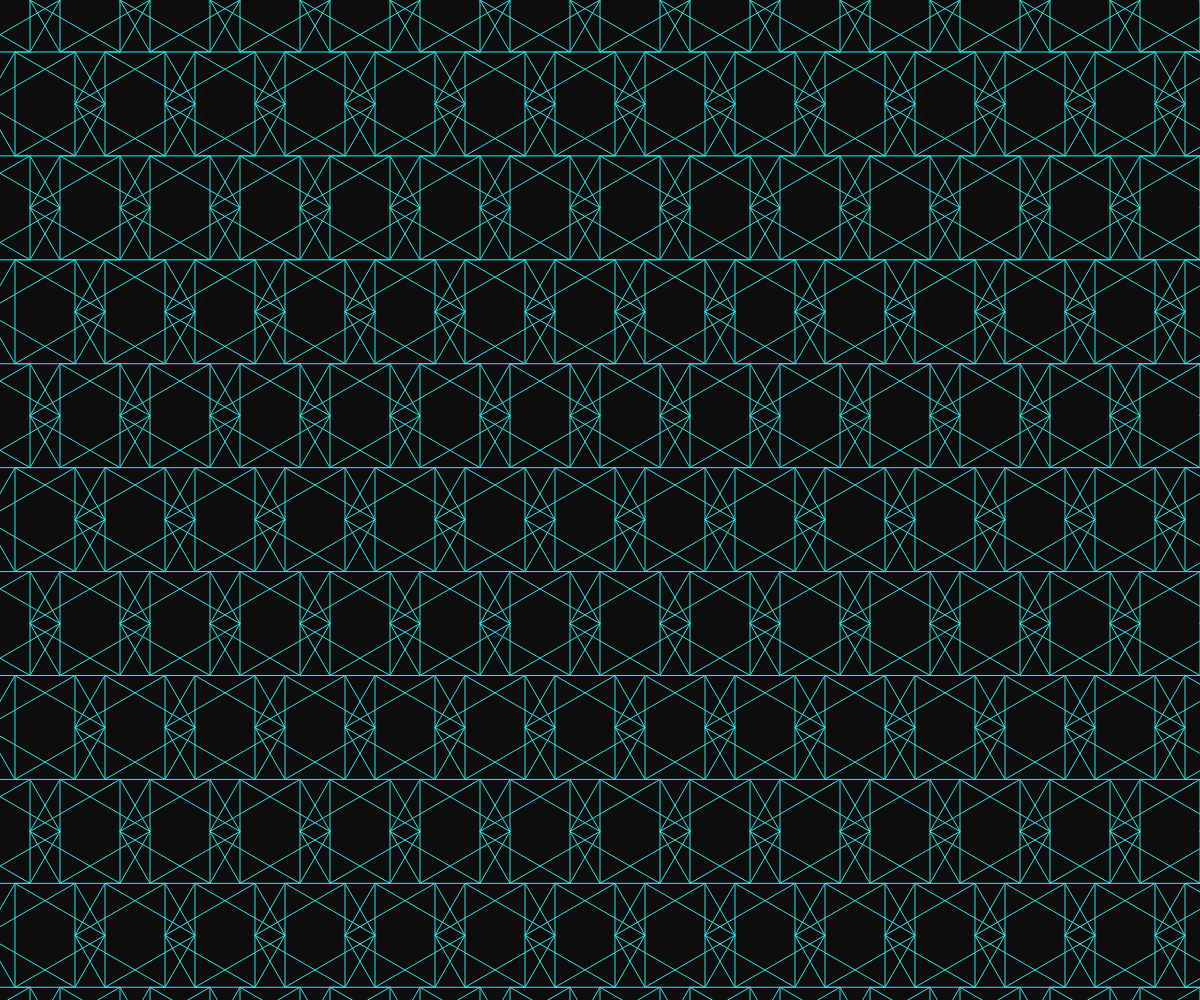
Frame 1 (no input)
Frame 60 (no input): identical to frame 1, image omitted
Frame 120 (the mouse pressed at the canvas centre since frame 60): identical to frame 1, image omitted

The p5.js sketch that drew this single still picture (run headless with seeded random() and noise() and a simulated clock; from frame 60 on, the mouse is pressed at the canvas centre):

// p5.js sketch
// ── sketch.js
let hexGrid = [];
const HEX_RADIUS = 60;
const LINE_COLOR = [180, 80, 90]; // Cyan to indigo
const GRID_SIZE = 20;

function setup() {
  createCanvas(windowWidth, windowHeight);
  colorMode(HSB, 360, 100, 100, 1);
  
  // Create hexagonal grid points
  const cols = Math.ceil(width / (HEX_RADIUS * 1.5)) + 2;
  const rows = Math.ceil(height / (HEX_RADIUS * sqrt(3))) + 2;
  
  for (let row = 0; row < rows; row++) {
    for (let col = 0; col < cols; col++) {
      const x = col * HEX_RADIUS * 1.5;
      const y = row * HEX_RADIUS * sqrt(3);
      
      // Offset every other row
      if (row % 2 === 1) {
        hexGrid.push({x: x + HEX_RADIUS * 0.75, y});
      } else {
        hexGrid.push({x, y});
      }
    }
  }
}

function draw() {
  background(0, 0, 5, 1);
  
  // Draw connections between hexagon centers
  stroke(LINE_COLOR[0], LINE_COLOR[1], LINE_COLOR[2]);
  strokeWeight(1);
  noFill();
  
  // Draw hexagonal motifs with fixed geometry
  for (let i = 0; i < hexGrid.length; i++) {
    const center = hexGrid[i];
    
    // Draw a hexagon motif at each grid point
    push();
    translate(center.x, center.y);
    
    // Draw the six sides of the hexagon
    beginShape();
    for (let j = 0; j < 6; j++) {
      const angle = TWO_PI * j / 6;
      const x = HEX_RADIUS * cos(angle);
      const y = HEX_RADIUS * sin(angle);
      vertex(x, y);
    }
    endShape(CLOSE);
    
    // Draw internal hexagon lines
    for (let k = 0; k < 6; k++) {
      const angle1 = TWO_PI * k / 6;
      const angle2 = TWO_PI * (k + 2) / 6;
      
      const x1 = HEX_RADIUS * cos(angle1);
      const y1 = HEX_RADIUS * sin(angle1);
      const x2 = HEX_RADIUS * cos(angle2);
      const y2 = HEX_RADIUS * sin(angle2);
      
      line(x1, y1, x2, y2);
    }
    
    pop();
  }
  
  // Draw connecting lines between adjacent hexagons
  strokeWeight(0.5);
  for (let i = 0; i < hexGrid.length; i++) {
    const a = hexGrid[i];
    
    for (let j = i + 1; j < hexGrid.length; j++) {
      const b = hexGrid[j];
      
      const dx = a.x - b.x;
      const dy = a.y - b.y;
      const distance = sqrt(dx * dx + dy * dy);
      
      // Connect if they're close enough (within grid spacing)
      if (distance < HEX_RADIUS * 1.5) {
        line(a.x, a.y, b.x, b.y);
      }
    }
  }
}

function windowResized() {
  resizeCanvas(windowWidth, windowHeight);
}
